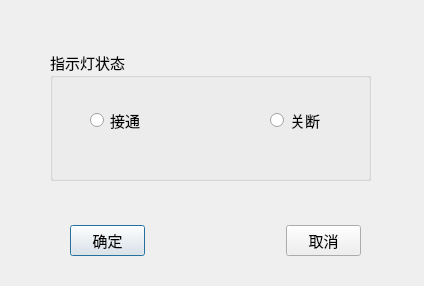
<?xml version="1.0" encoding="UTF-8"?>
<ui version="4.0">
 <class>LightDialog</class>
 <widget class="QDialog" name="LightDialog">
  <property name="geometry">
   <rect>
    <x>0</x>
    <y>0</y>
    <width>424</width>
    <height>286</height>
   </rect>
  </property>
  <property name="font">
   <font>
    <family>宋体</family>
    <pointsize>11</pointsize>
   </font>
  </property>
  <property name="windowTitle">
   <string>Dialog</string>
  </property>
  <widget class="QGroupBox" name="groupBox">
   <property name="geometry">
    <rect>
     <x>50</x>
     <y>50</y>
     <width>321</width>
     <height>131</height>
    </rect>
   </property>
   <property name="title">
    <string>指示灯状态</string>
   </property>
   <widget class="QWidget" name="layoutWidget">
    <property name="geometry">
     <rect>
      <x>40</x>
      <y>60</y>
      <width>231</width>
      <height>22</height>
     </rect>
    </property>
    <layout class="QHBoxLayout" name="horizontalLayout">
     <item>
      <widget class="QRadioButton" name="onRadioButton">
       <property name="sizePolicy">
        <sizepolicy hsizetype="Maximum" vsizetype="Fixed">
         <horstretch>0</horstretch>
         <verstretch>0</verstretch>
        </sizepolicy>
       </property>
       <property name="maximumSize">
        <size>
         <width>51</width>
         <height>21</height>
        </size>
       </property>
       <property name="text">
        <string>接通</string>
       </property>
      </widget>
     </item>
     <item>
      <spacer name="horizontalSpacer">
       <property name="orientation">
        <enum>Qt::Horizontal</enum>
       </property>
       <property name="sizeHint" stdset="0">
        <size>
         <width>40</width>
         <height>20</height>
        </size>
       </property>
      </spacer>
     </item>
     <item>
      <widget class="QRadioButton" name="offRadioButton">
       <property name="sizePolicy">
        <sizepolicy hsizetype="Maximum" vsizetype="Fixed">
         <horstretch>0</horstretch>
         <verstretch>0</verstretch>
        </sizepolicy>
       </property>
       <property name="maximumSize">
        <size>
         <width>51</width>
         <height>21</height>
        </size>
       </property>
       <property name="text">
        <string>关断</string>
       </property>
      </widget>
     </item>
    </layout>
   </widget>
  </widget>
  <widget class="QLabel" name="pictureLabel">
   <property name="geometry">
    <rect>
     <x>10</x>
     <y>21</y>
     <width>41</width>
     <height>31</height>
    </rect>
   </property>
   <property name="text">
    <string/>
   </property>
  </widget>
  <widget class="QWidget" name="layoutWidget">
   <property name="geometry">
    <rect>
     <x>70</x>
     <y>220</y>
     <width>291</width>
     <height>41</height>
    </rect>
   </property>
   <layout class="QHBoxLayout" name="horizontalLayout_2">
    <item>
     <widget class="QPushButton" name="okButton">
      <property name="sizePolicy">
       <sizepolicy hsizetype="Maximum" vsizetype="Fixed">
        <horstretch>0</horstretch>
        <verstretch>0</verstretch>
       </sizepolicy>
      </property>
      <property name="maximumSize">
       <size>
        <width>75</width>
        <height>31</height>
       </size>
      </property>
      <property name="text">
       <string>确定</string>
      </property>
     </widget>
    </item>
    <item>
     <spacer name="horizontalSpacer_2">
      <property name="orientation">
       <enum>Qt::Horizontal</enum>
      </property>
      <property name="sizeHint" stdset="0">
       <size>
        <width>40</width>
        <height>20</height>
       </size>
      </property>
     </spacer>
    </item>
    <item>
     <widget class="QPushButton" name="cancelButton">
      <property name="sizePolicy">
       <sizepolicy hsizetype="Maximum" vsizetype="Fixed">
        <horstretch>0</horstretch>
        <verstretch>0</verstretch>
       </sizepolicy>
      </property>
      <property name="maximumSize">
       <size>
        <width>75</width>
        <height>31</height>
       </size>
      </property>
      <property name="text">
       <string>取消</string>
      </property>
     </widget>
    </item>
   </layout>
  </widget>
 </widget>
 <resources/>
 <connections/>
</ui>
